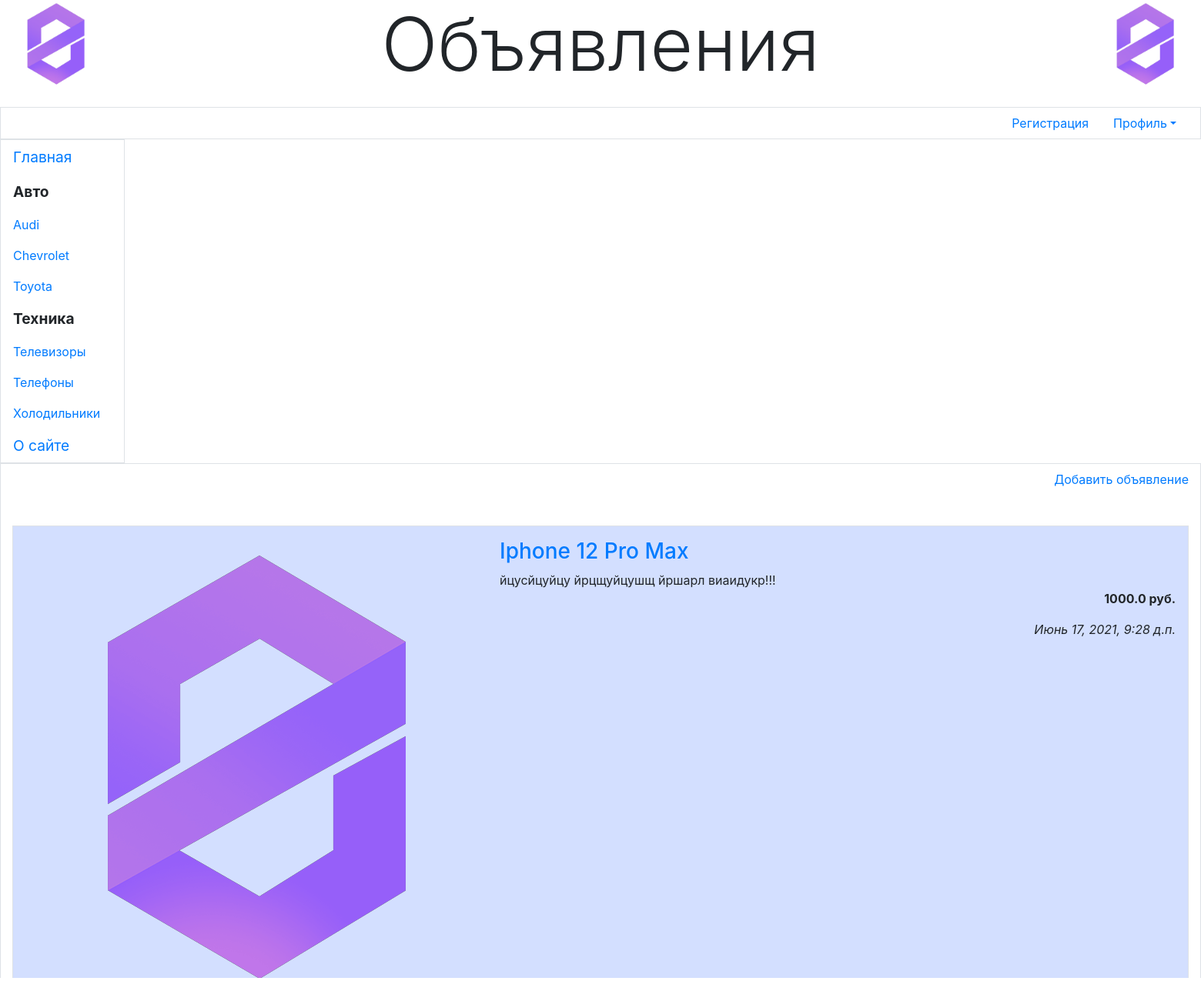
Before: /main/accounts/profile/ (signed in, upper part) with the older database file.
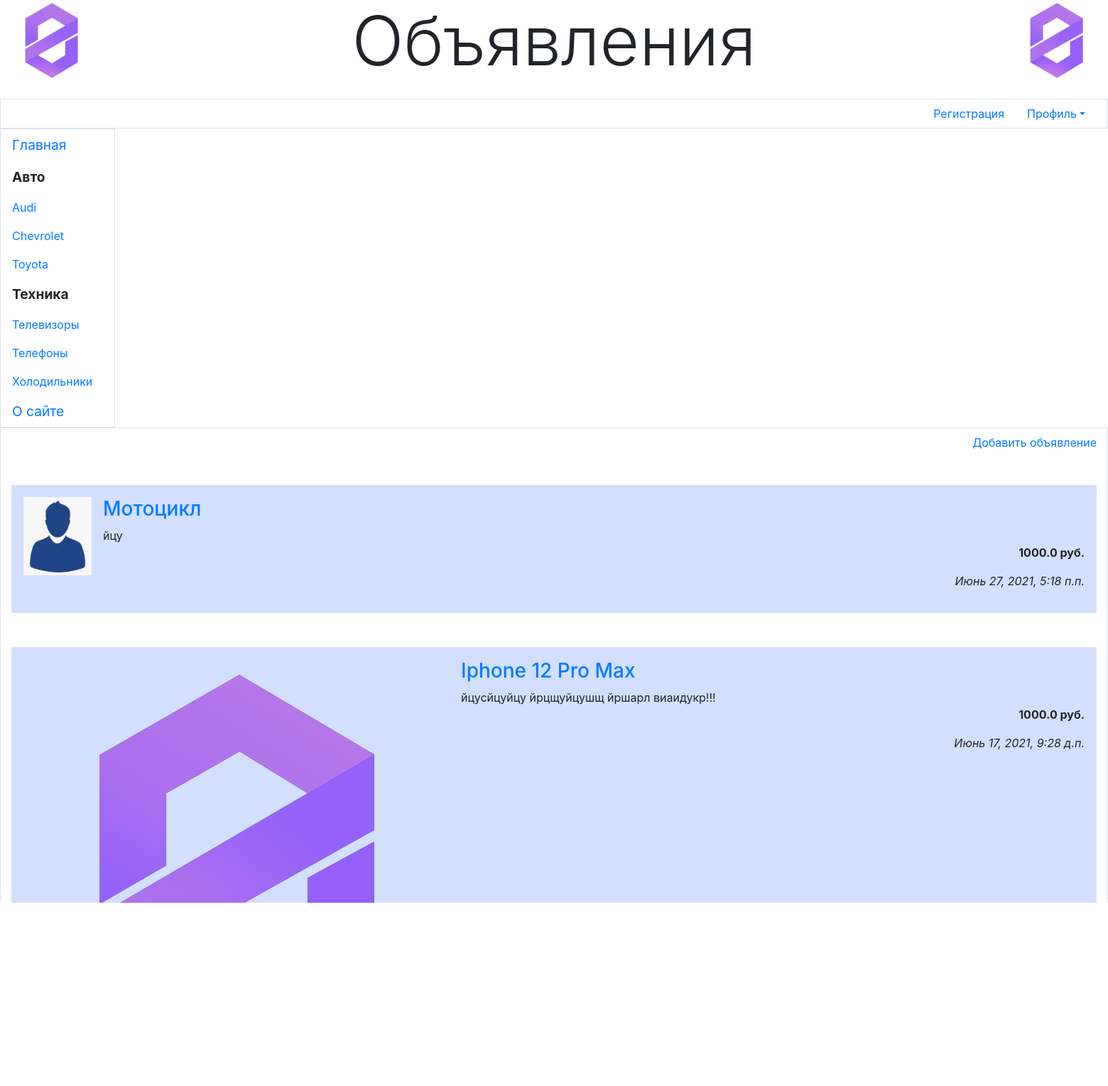
After: the same page with the newer database file.
### main/models.py (models this page shows, shortened)
class Rubric(models.Model):
    name = models.CharField(max_length=20, db_index=True, unique=True, verbose_name='Наименование')
    order = models.SmallIntegerField(default=0, db_index=True, verbose_name='Порядок')
    super_rubric = models.ForeignKey('SuperRubric', on_delete=models.PROTECT, null=True, blank=True,
                                     verbose_name='Надрубрика')

class Bb(models.Model):
    rubric = models.ForeignKey(SubRubric, on_delete=models.PROTECT, verbose_name='Рубрика')
    title = models.CharField(max_length=40, verbose_name='Товар')
    content = models.TextField(verbose_name='Описание')
    price = models.FloatField(default=0, verbose_name='Цена')
    contacts = models.TextField(verbose_name='Контакты')
    image = models.ImageField(blank=True, upload_to=get_timestamp_path, verbose_name='Изображение')
    author = models.ForeignKey(AdvUser, on_delete=models.CASCADE, verbose_name='Автор объявления')
    is_active = models.BooleanField(default=True, db_index=True, verbose_name='Выводить в списке?')
    created_at = models.DateTimeField(auto_now_add=True, db_index=True, verbose_name='Опубликовано')
    class Meta:
        verbose_name = 'Объявление'
        verbose_name_plural = 'Объявления'
        ordering = ['-created_at']

### main/views.py (the view)
# urls.py: path('accounts/profile/', profile, name='profile'),
@login_required
def profile(request):
    bbs = Bb.objects.filter(author=request.user.pk)
    context = {'bbs': bbs}
    return render(request, 'main/profile.html', context)

### main/models.py (called while the page is built)
    def get_queryset(self):
        return super().get_queryset().filter(super_rubric__isnull=False)

### main/templates/main/profile.html (shortened to what this page needs)
{% extends 'layout/basic.html' %}
{% load bootstrap4 %}
{% load static %}
{% load thumbnail %}
{% block content %}
<p class="text-right mt-2"><a href="{% url 'profile_bb_add' %}">Добавить объявление</a></p>
 {% if bbs %}
    <ul class="list-unstyled">
        {% for bb in bbs %}
        <li class="media my-5 p-3 border">
            {% url 'profile_bb_detail' pk=bb.pk as url %}
            <a href="{{ url }}{{ all }}">
            {% if bb.image %}
            <img class="mr-3" src="{% thumbnail bb.image 'default' %}" alt="">
            {% else %}
            <img class="mr-3 empty_img" src="{% static 'main/empty.png' %}" alt="">
            {% endif %}
            </a>
            <div class="media-body">
                <h3><a href="{{ url }}{{ all }}">{{ bb.title }}</a></h3>
                <div>{{ bb.content }}</div>
                <p class="text-right font-weight-bold">{{ bb.price }} руб.</p>
                <p class="text-right font-italic">{{ bb.created_at }}</p>
            </div>
        </li>
        {% endfor %}
    </ul>
{% endif %}
{% endblock %}

### main/templates/layout/basic.html (shortened to what this page needs)
{% load bootstrap4 %}
{% load static %}
<!DOCTYPE html>
<html lang="ru">
	<head>
		{% bootstrap_css %}
		<link rel="stylesheet" type="text/css" href="{% static 'main/style.css' %}">
        <link rel="stylesheet" href="https://cdn.jsdelivr.net/npm/bootstrap@4.6.0/dist/css/bootstrap.min.css">
	</head>
	<body class="container-fluid">
		<header class="mb-4">
			<h1 class="display-1 text-center">Объявления</h1>
		</header>
		<div class="row">
			<ul class="col nav justify-content-end border">
				<li class="nav-item">
					<a class="nav-link" href="{% url 'register' %}">Регистрация</a>
				</li>
                {% if user.is_authenticated %}
				<li class="nav-item dropdown">
					<a class="nav-link dropdown-toggle" data-toggle="dropdown" href="#" role="button">Профиль</a>
				</li>
                {% else %}
				<li class="nav-item"><a class="nav-link" href="{% url 'login' %}">Bxoд</a></li>
                {% endif %}
			</ul>
		</div>
		<div class="row">
			<nav class="col-md-auto nav flex-column border">
				<a class="nav-link root" href="{% url 'index' %}">Главная</a>
                {% for rubric in rubrics %}
                {% ifchanged rubric.super_rubric.pk %}
                <span class="nav-link root font-weight-bold">
                {{ rubric.super_rubric.name }}
                </span>
                {% endifchanged %}
                <a class="nav-link" href="{% url 'by_rubric' pk=rubric.pk %}">{{ rubric.name }}</a>
                {% endfor %}
				<a class="nav-link root" href="{% url 'other' page='about' %}">О сайте</a>
			</nav>
			<section class="col border ру-2">
				{% block content %}{% endblock %}
			</section>
		</div>
	</body>
</html>

Changed rows visible on the page:
added Bb: title "Мотоцикл", content "йцу", price "1000.0", created_at "Июнь 27, 2021, 5:18 п.п."
